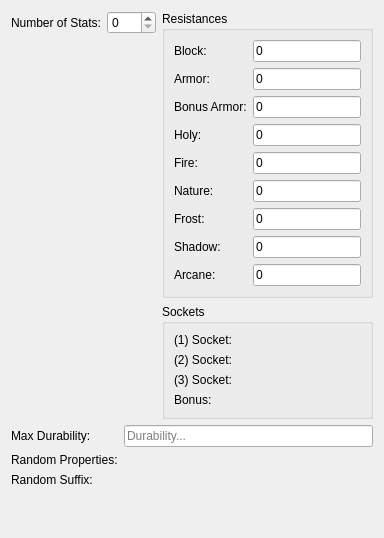
       <widget class="QWidget" name="statstab">
        <attribute name="title">
         <string>Stats</string>
        </attribute>
        <layout class="QGridLayout" name="gridLayout_10">
         <item row="14" column="1">
          <spacer name="verticalSpacer_2">
           <property name="orientation">
            <enum>Qt::Vertical</enum>
           </property>
           <property name="sizeHint" stdset="0">
            <size>
             <width>20</width>
             <height>40</height>
            </size>
           </property>
          </spacer>
         </item>
         <item row="0" column="0" colspan="2">
          <layout class="QHBoxLayout" name="statlabel">
           <item>
            <widget class="QLabel" name="label_15">
             <property name="text">
              <string>Number of Stats:</string>
             </property>
            </widget>
           </item>
           <item>
            <widget class="QSpinBox" name="spinBox">
             <property name="maximumSize">
              <size>
               <width>50</width>
               <height>16777215</height>
              </size>
             </property>
             <property name="maximum">
              <number>10</number>
             </property>
             <property name="displayIntegerBase">
              <number>10</number>
             </property>
            </widget>
           </item>
          </layout>
         </item>
         <item row="1" column="0" colspan="2">
          <layout class="QHBoxLayout" name="stat1"/>
         </item>
         <item row="11" column="0">
          <widget class="QLabel" name="label_50">
           <property name="text">
            <string>Max Durability:</string>
           </property>
          </widget>
         </item>
         <item row="2" column="0" colspan="2">
          <layout class="QHBoxLayout" name="stat2"/>
         </item>
         <item row="3" column="0" colspan="2">
          <layout class="QHBoxLayout" name="stat3"/>
         </item>
         <item row="4" column="0" colspan="2">
          <layout class="QHBoxLayout" name="stat4"/>
         </item>
         <item row="5" column="0" colspan="2">
          <layout class="QHBoxLayout" name="stat5"/>
         </item>
         <item row="6" column="0" colspan="2">
          <layout class="QHBoxLayout" name="stat6"/>
         </item>
         <item row="7" column="0" colspan="2">
          <layout class="QHBoxLayout" name="stat7"/>
         </item>
         <item row="8" column="0" colspan="2">
          <layout class="QHBoxLayout" name="stat8"/>
         </item>
         <item row="9" column="0" colspan="2">
          <layout class="QHBoxLayout" name="stat9"/>
         </item>
         <item row="10" column="0" colspan="2">
          <layout class="QHBoxLayout" name="stat10"/>
         </item>
         <item row="11" column="1" colspan="3">
          <widget class="QLineEdit" name="durabilityEdit">
           <property name="placeholderText">
            <string>Durability...</string>
           </property>
          </widget>
         </item>
         <item row="12" column="0">
          <widget class="QLabel" name="label_62">
           <property name="text">
            <string>Random Properties:</string>
           </property>
          </widget>
         </item>
         <item row="12" column="1" colspan="3">
          <layout class="QHBoxLayout" name="randompropLayout"/>
         </item>
         <item row="7" column="2" rowspan="4" colspan="2">
          <widget class="QGroupBox" name="groupBox_9">
           <property name="title">
            <string>Sockets</string>
           </property>
           <layout class="QGridLayout" name="gridLayout_12">
            <item row="2" column="0">
             <widget class="QLabel" name="label_37">
              <property name="text">
               <string>(3) Socket:</string>
              </property>
             </widget>
            </item>
            <item row="1" column="0">
             <widget class="QLabel" name="label_36">
              <property name="text">
               <string>(2) Socket:</string>
              </property>
             </widget>
            </item>
            <item row="0" column="0">
             <widget class="QLabel" name="label_35">
              <property name="text">
               <string>(1) Socket:</string>
              </property>
             </widget>
            </item>
            <item row="0" column="1">
             <layout class="QHBoxLayout" name="socket1Layout"/>
            </item>
            <item row="1" column="1">
             <layout class="QHBoxLayout" name="socket2Layout"/>
            </item>
            <item row="2" column="1">
             <layout class="QHBoxLayout" name="socket3Layout"/>
            </item>
            <item row="3" column="0">
             <widget class="QLabel" name="label_38">
              <property name="text">
               <string>Bonus:</string>
              </property>
             </widget>
            </item>
            <item row="3" column="1">
             <layout class="QHBoxLayout" name="socketbonusLayout"/>
            </item>
           </layout>
          </widget>
         </item>
         <item row="0" column="2" rowspan="7" colspan="2">
          <widget class="QGroupBox" name="groupBox_8">
           <property name="title">
            <string>Resistances</string>
           </property>
           <layout class="QGridLayout" name="gridLayout_9">
            <item row="1" column="0">
             <widget class="QLabel" name="label_17">
              <property name="text">
               <string>Armor:</string>
              </property>
             </widget>
            </item>
            <item row="3" column="0">
             <widget class="QLabel" name="label_16">
              <property name="text">
               <string>Holy:</string>
              </property>
             </widget>
            </item>
            <item row="5" column="0">
             <widget class="QLabel" name="label_19">
              <property name="text">
               <string>Nature:</string>
              </property>
             </widget>
            </item>
            <item row="8" column="0">
             <widget class="QLabel" name="label_22">
              <property name="text">
               <string>Arcane:</string>
              </property>
             </widget>
            </item>
            <item row="6" column="1">
             <widget class="QLineEdit" name="frostresEdit">
              <property name="text">
               <string>0</string>
              </property>
             </widget>
            </item>
            <item row="7" column="0">
             <widget class="QLabel" name="label_21">
              <property name="text">
               <string>Shadow:</string>
              </property>
             </widget>
            </item>
            <item row="4" column="0">
             <widget class="QLabel" name="label_18">
              <property name="text">
               <string>Fire:</string>
              </property>
             </widget>
            </item>
            <item row="6" column="0">
             <widget class="QLabel" name="label_20">
              <property name="text">
               <string>Frost:</string>
              </property>
             </widget>
            </item>
            <item row="7" column="1">
             <widget class="QLineEdit" name="shadowresEdit">
              <property name="text">
               <string>0</string>
              </property>
             </widget>
            </item>
            <item row="4" column="1">
             <widget class="QLineEdit" name="fireresEdit">
              <property name="text">
               <string>0</string>
              </property>
             </widget>
            </item>
            <item row="5" column="1">
             <widget class="QLineEdit" name="natureresEdit">
              <property name="text">
               <string>0</string>
              </property>
             </widget>
            </item>
            <item row="1" column="1">
             <widget class="QLineEdit" name="armorEdit">
              <property name="text">
               <string>0</string>
              </property>
             </widget>
            </item>
            <item row="8" column="1">
             <widget class="QLineEdit" name="arcaneresEdit">
              <property name="text">
               <string>0</string>
              </property>
             </widget>
            </item>
            <item row="3" column="1">
             <widget class="QLineEdit" name="holyresEdit">
              <property name="text">
               <string>0</string>
              </property>
             </widget>
            </item>
            <item row="0" column="1">
             <widget class="QLineEdit" name="blockEdit">
              <property name="text">
               <string>0</string>
              </property>
             </widget>
            </item>
            <item row="0" column="0">
             <widget class="QLabel" name="blockLabel">
              <property name="text">
               <string>Block:</string>
              </property>
             </widget>
            </item>
            <item row="2" column="1">
             <widget class="QLineEdit" name="bonusarmorEdit">
              <property name="text">
               <string>0</string>
              </property>
             </widget>
            </item>
            <item row="2" column="0">
             <widget class="QLabel" name="label_56">
              <property name="text">
               <string>Bonus Armor:</string>
              </property>
             </widget>
            </item>
           </layout>
          </widget>
         </item>
         <item row="13" column="0">
          <widget class="QLabel" name="label_63">
           <property name="text">
            <string>Random Suffix:</string>
           </property>
          </widget>
         </item>
         <item row="13" column="1" colspan="3">
          <layout class="QHBoxLayout" name="randomsuffLayout"/>
         </item>
        </layout>
       </widget>
